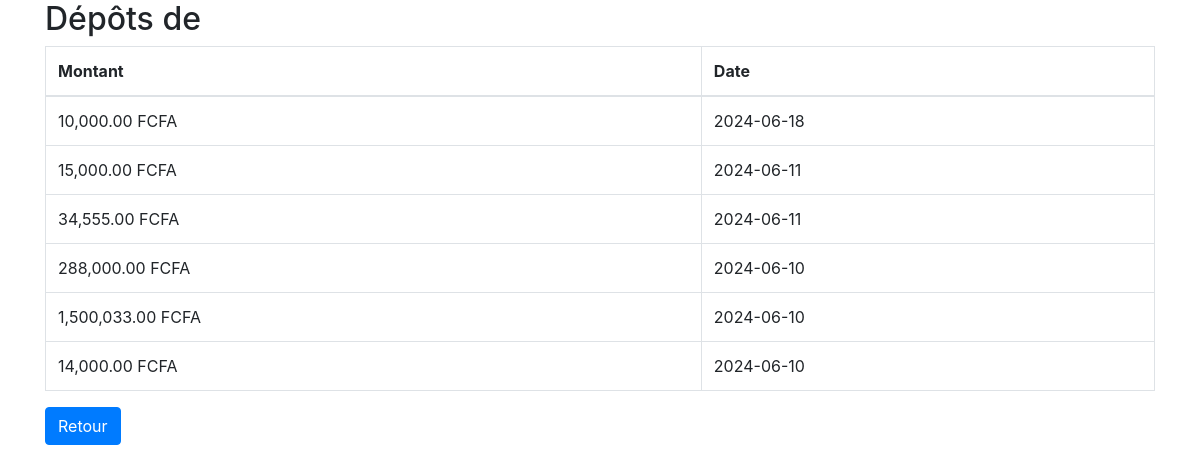
The page /Gestion_taxi_service/depots_chauffeur.php (signed in) on the database its author committed.
### tables this page shows
CREATE TABLE `depots` (
  `id` int(11) NOT NULL,
  `chauffeur_id` int(11) NOT NULL,
  `montant` decimal(10,2) NOT NULL,
  `date` date NOT NULL
);

### Gestion_taxi_service/depots_chauffeur.php (the view, shortened to what this page needs)
<?php
$chauffeur_id = $_SESSION['chauffeur_id'];
$conn = new mysqli("localhost", "root", "", "gestion_taxi");
$sql_chauffeur = "SELECT nom FROM chauffeurs WHERE id = ?";
$stmt_chauffeur = $conn->prepare($sql_chauffeur);
$stmt_chauffeur->bind_param("i", $chauffeur_id);
$stmt_chauffeur->execute();
$stmt_chauffeur->bind_result($nom_chauffeur);
$sql_depots = "SELECT montant, date FROM depots WHERE chauffeur_id = ? ORDER BY date DESC";
$stmt_depots = $conn->prepare($sql_depots);
$stmt_depots->bind_param("i", $chauffeur_id);
$stmt_depots->execute();
$result = $stmt_depots->get_result();
?>
<!DOCTYPE html>
<html lang="en">
<head>
    <link href="https://stackpath.bootstrapcdn.com/bootstrap/4.3.1/css/bootstrap.min.css" rel="stylesheet">
</head>
<body>
    <div class="container">
        <h2>Dépôts de <?php echo $nom_chauffeur; ?></h2>
        <table class="table table-bordered">
            <thead>
                <tr>
                    <th>Montant</th>
                    <th>Date</th>
                </tr>
            </thead>
            <tbody>
                <?php
                if ($result->num_rows > 0) {
                    while ($row = $result->fetch_assoc()) {
                        echo "<tr>";
                        echo "<td>" . number_format($row['montant'], 2) . " FCFA</td>";
                        echo "<td>" . $row['date'] . "</td>";
                        echo "</tr>";
                    }
                } else {
                    echo "<tr><td colspan='2'>Aucun dépôt trouvé</td></tr>";
                }
                ?>
            </tbody>
        </table>
        <a href="tableau_de_bord.php" class="btn btn-primary">Retour</a>
    </div>
</body>
</html>

### rows shown on the page
depots: montant "10,000.00", date "2024-06-18"
depots: montant "15,000.00", date "2024-06-11"
depots: montant "34,555.00", date "2024-06-11"
depots: montant "288,000.00", date "2024-06-10"
depots: montant "1,500,033.00", date "2024-06-10"
depots: montant "14,000.00", date "2024-06-10"
